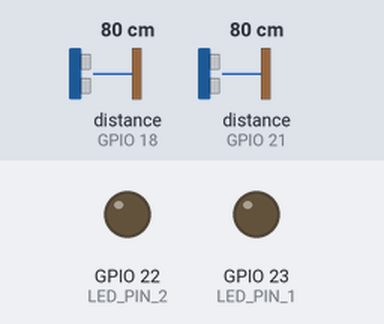
The program below on a simulated ESP32. On the bench: output pins drawn as LEDs (lit = HIGH). Wiring (inferred from the names in the program): 2 × ultrasonic range finder: trigger GPIO 5, echo GPIO 18 / trigger GPIO 19, echo GPIO 21. The inputs (shaded band) are chosen by the test bench; at power-on: distance to the obstacle (sensors on GPIO 18, GPIO 21) 80 cm. The echo pulse lasts 58.3 µs per cm; WiFi joins after 1.5 s; servers stay silent unless stated; the local clock reads 2024-03-15 10:24:30 at power-on unless the program sets it; no MQTT or app messages arrive unless stated; pins used as bus, display or sensor lines are not drawn; what the program prints to the serial monitor is not drawn.

Above: at 2.7 s.
2.8 s: distance to the obstacle (sensor on GPIO 18) set to 13 cm
4.3 s: distance to the obstacle (sensor on GPIO 18) set to 10 cm
At 5.9 s:
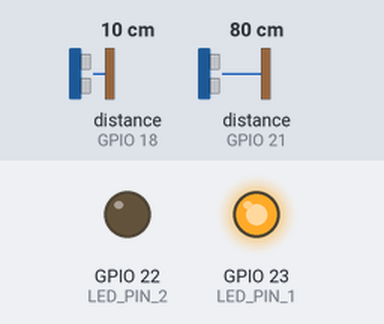
6.2 s: distance to the obstacle (sensor on GPIO 21) set to 13 cm
7.7 s: distance to the obstacle (sensor on GPIO 21) set to 10 cm
At 8.5 s:
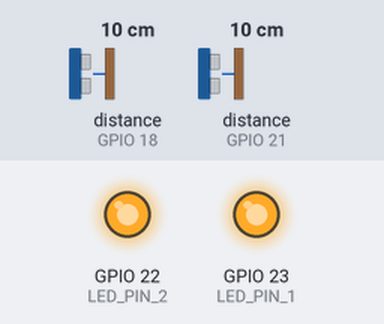
9.4 s: distance to the obstacle (sensor on GPIO 18) set to 18 cm
At 10.7 s:
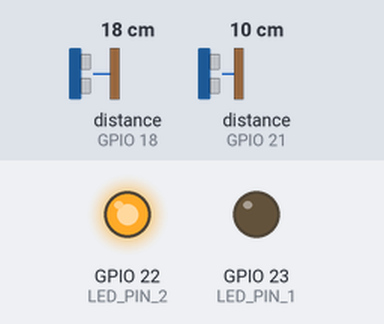
11.0 s: distance to the obstacle (sensor on GPIO 18) set to 2 cm
At 12.2 s:
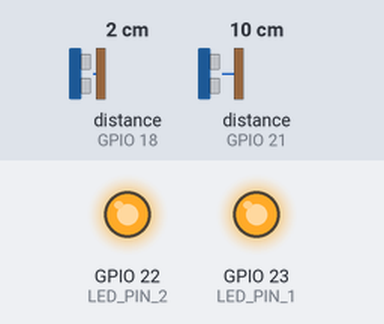
Timing chart, 0 to 13.6 s (numbered marks = the images above; inputs shaded):
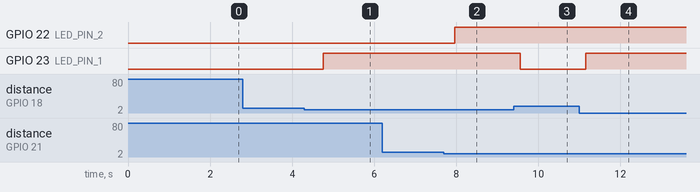

The program:

main.cpp
```cpp
#include <Arduino.h>
#include <WiFi.h>
#include <PubSubClient.h>

// -------------------- User Config --------------------
const char* WIFI_SSID = "YOUR_WIFI_SSID";
const char* WIFI_PASSWORD = "YOUR_WIFI_PASSWORD";

const char* MQTT_BROKER = "192.168.1.10";
const uint16_t MQTT_PORT = 1883;
const char* MQTT_TOPIC = "parking/slots";
const char* DEVICE_ID = "esp32_1";

// Change these pins to match your wiring.
// Slot A1
const int TRIG_PIN_1 = 5;
const int ECHO_PIN_1 = 18;
const int LED_PIN_1 = 23;
// Slot A2
const int TRIG_PIN_2 = 19;
const int ECHO_PIN_2 = 21;
const int LED_PIN_2 = 22;

// Car is considered present if measured distance <= threshold (cm).
const float OCCUPIED_DISTANCE_CM = 12.0f;

// Publish interval to report heartbeat even when unchanged.
const unsigned long HEARTBEAT_MS = 30000;
const unsigned long SENSOR_READ_MS = 800;
// -----------------------------------------------------

enum SlotStatus {
  EMPTY = 0,
  OCCUPIED = 1
};

struct Slot {
  const char* id;
  int trigPin;
  int echoPin;
  int ledPin;
  float distanceCm;
  SlotStatus status;
  SlotStatus lastPublishedStatus;
};

Slot slots[] = {
  {"A1", TRIG_PIN_1, ECHO_PIN_1, LED_PIN_1, 0.0f, EMPTY, EMPTY},
  {"A2", TRIG_PIN_2, ECHO_PIN_2, LED_PIN_2, 0.0f, EMPTY, EMPTY}
};

const size_t SLOT_COUNT = sizeof(slots) / sizeof(slots[0]);

WiFiClient wifiClient;
PubSubClient mqttClient(wifiClient);

unsigned long lastSensorReadAt = 0;
unsigned long lastHeartbeatAt = 0;

void connectWiFi() {
  if (WiFi.status() == WL_CONNECTED) {
    return;
  }

  Serial.print("Connecting WiFi");
  WiFi.mode(WIFI_STA);
  WiFi.begin(WIFI_SSID, WIFI_PASSWORD);

  while (WiFi.status() != WL_CONNECTED) {
    delay(500);
    Serial.print(".");
  }

  Serial.println();
  Serial.print("WiFi connected, IP: ");
  Serial.println(WiFi.localIP());
}

void reconnectMQTT() {
  while (!mqttClient.connected()) {
    Serial.print("Connecting MQTT...");
    if (mqttClient.connect(DEVICE_ID)) {
      Serial.println("connected");
    } else {
      Serial.print("failed, rc=");
      Serial.print(mqttClient.state());
      Serial.println(", retry in 2s");
      delay(2000);
    }
  }
}

// Read one HC-SR04 sensor and return distance in cm.
float readDistanceCm(int trigPin, int echoPin) {
  digitalWrite(trigPin, LOW);
  delayMicroseconds(2);

  digitalWrite(trigPin, HIGH);
  delayMicroseconds(10);
  digitalWrite(trigPin, LOW);

  long durationUs = pulseIn(echoPin, HIGH, 30000); // 30ms timeout
  if (durationUs <= 0) {
    return 999.0f; // Treat timeout as far away => empty
  }

  return (durationUs * 0.0343f) / 2.0f;
}

const char* statusToText(SlotStatus status) {
  return status == OCCUPIED ? "occupied" : "empty";
}

void publishSlots(bool forcePublish) {
  bool changed = false;
  for (size_t i = 0; i < SLOT_COUNT; i++) {
    if (slots[i].status != slots[i].lastPublishedStatus) {
      changed = true;
      break;
    }
  }

  if (!forcePublish && !changed) {
    return;
  }

  // Build JSON manually to avoid extra JSON library dependency.
  String payload = "{";
  payload += "\"deviceId\":\"";
  payload += DEVICE_ID;
  payload += "\",\"timestamp\":";
  payload += String((unsigned long)time(nullptr));
  payload += ",\"slots\":[";

  for (size_t i = 0; i < SLOT_COUNT; i++) {
    payload += "{\"id\":\"";
    payload += slots[i].id;
    payload += "\",\"status\":\"";
    payload += statusToText(slots[i].status);
    payload += "\"}";
    if (i < SLOT_COUNT - 1) {
      payload += ",";
    }
  }
  payload += "]}";

  bool ok = mqttClient.publish(MQTT_TOPIC, payload.c_str(), true);
  Serial.print("Publish ");
  Serial.println(ok ? "success" : "failed");
  Serial.println(payload);

  if (ok) {
    for (size_t i = 0; i < SLOT_COUNT; i++) {
      slots[i].lastPublishedStatus = slots[i].status;
    }
  }
}

void setup() {
  Serial.begin(115200);

  // Optional NTP sync for real timestamp.
  configTime(7 * 3600, 0, "pool.ntp.org", "time.nist.gov");

  for (size_t i = 0; i < SLOT_COUNT; i++) {
    pinMode(slots[i].trigPin, OUTPUT);
    pinMode(slots[i].echoPin, INPUT);
    pinMode(slots[i].ledPin, OUTPUT);
    digitalWrite(slots[i].ledPin, LOW);
  }

  connectWiFi();
  mqttClient.setServer(MQTT_BROKER, MQTT_PORT);
}

void loop() {
  if (WiFi.status() != WL_CONNECTED) {
    connectWiFi();
  }

  if (!mqttClient.connected()) {
    reconnectMQTT();
  }
  mqttClient.loop();

  unsigned long now = millis();
  if (now - lastSensorReadAt >= SENSOR_READ_MS) {
    lastSensorReadAt = now;

    for (size_t i = 0; i < SLOT_COUNT; i++) {
      float distance = readDistanceCm(slots[i].trigPin, slots[i].echoPin);
      slots[i].distanceCm = distance;
      slots[i].status = (distance <= OCCUPIED_DISTANCE_CM) ? OCCUPIED : EMPTY;

      // LED ON when occupied, OFF when empty.
      digitalWrite(slots[i].ledPin, slots[i].status == OCCUPIED ? HIGH : LOW);
    }

    publishSlots(false); // Publish only if changed.
  }

  // Periodic heartbeat publish.
  if (now - lastHeartbeatAt >= HEARTBEAT_MS) {
    lastHeartbeatAt = now;
    publishSlots(true);
  }
}
```

Measured:
- the behaviour switches between 12 and 11 cm on distance to the obstacle (sensor on GPIO 18) (found by bisection; images 0 and 1)
- the behaviour switches between 12 and 11 cm on distance to the obstacle (sensor on GPIO 21) (found by bisection; images 1 and 2)
- after the input at 2.8 s, every drawn part: stays the same
- after the input at 4.3 s, GPIO 23 (LED_PIN_1): LOW → HIGH after 0.45 s
- after the input at 6.2 s, every drawn part: stays the same
- after the input at 7.7 s, GPIO 22 (LED_PIN_2): LOW → HIGH after 0.26 s
- after the input at 9.4 s, GPIO 23 (LED_PIN_1): HIGH → LOW after 0.16 s
- after the input at 11.0 s, GPIO 23 (LED_PIN_1): LOW → HIGH after 0.16 s
